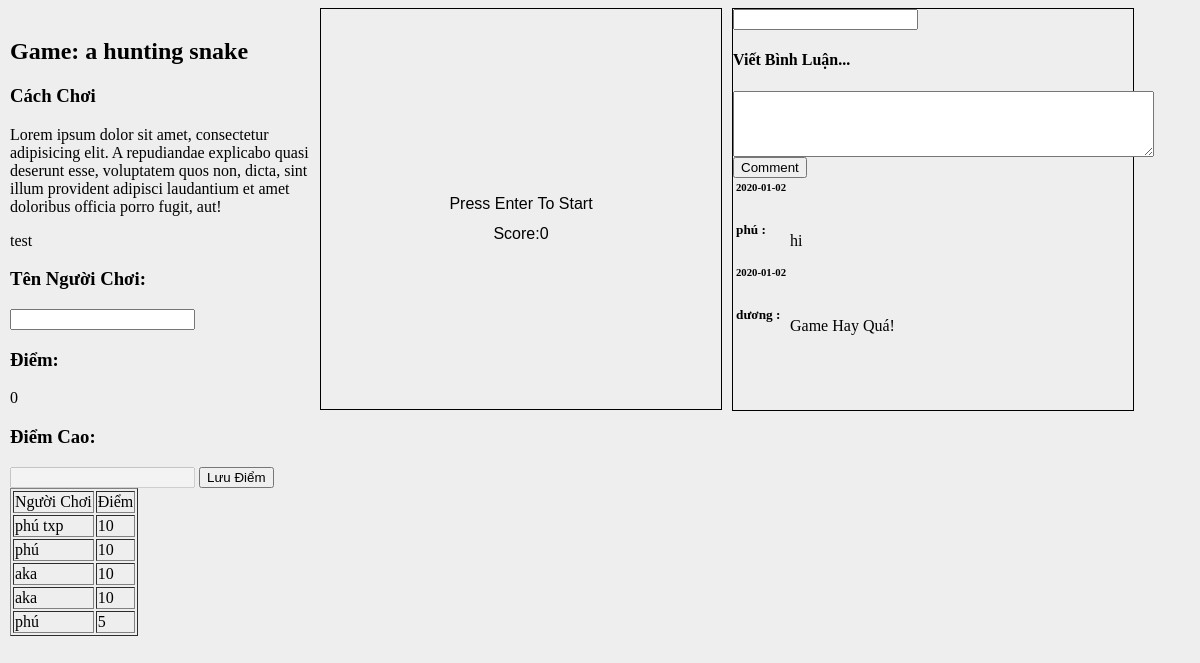
/snake/snake.php, run on the app's committed database.
### tables this page shows
CREATE TABLE `games` (
  `idGame` int(5) NOT NULL,
  `name` varchar(40) NOT NULL,
  `image` varchar(1000) NOT NULL,
  `category` varchar(30) NOT NULL,
  `view` int(9) NOT NULL,
  `play` varchar(3000) NOT NULL,
  `tag` varchar(20) NOT NULL,
  `tagSecond` varchar(20) NOT NULL
);

CREATE TABLE `player` (
  `idPlayer` int(5) NOT NULL,
  `idGame` int(5) NOT NULL,
  `namePlayer` varchar(30) NOT NULL,
  `score` int(10) NOT NULL
);

CREATE TABLE `comment` (
  `namePlayer` varchar(30) NOT NULL,
  `contentCmt` varchar(500) NOT NULL,
  `timeCmt` date NOT NULL,
  `idGame` int(5) NOT NULL
);

### snake/box.php (the view, shortened to what this page needs)
<?php
  $query = mysqli_query($con, "SELECT * FROM games WHERE idGame = 4");
  $row = mysqli_fetch_array($query);
  $id = $row['idGame'];
  ?>
  <h2>Game: <?=$row['name']?></h2>
  <h3>Cách Chơi</h3>
  <p>Lorem ipsum dolor sit amet, consectetur adipisicing elit. A repudiandae explicabo quasi deserunt esse, voluptatem quos non, dicta, sint illum provident adipisci laudantium et amet doloribus officia porro fugit, aut!</p>
    <?php
    $scGame = $_POST['scGame'];
    echo "test".$scGame;
    $name = $_POST['player'];
    ?>
  <form method="POST">
    <h3>Tên Người Chơi:</h3><input type="text" name="player" value="<?php echo $name; ?>">
    <h3>Điểm: </h3><p id="score" name="score">0</p>
    <h3>Điểm Cao: </h3>
    <input type="text" id="scGame" name="scGame" disabled="">
    <button type="submit" name="btnSubmit">Lưu Điểm</button>
    <table border="1">
      <tr>
        <td>Người Chơi</td>
        <td>Điểm</td>
      </tr>
      <?php
      $sql1 = mysqli_query($con, "SELECT * FROM player WHERE idGame = 4 ORDER BY score DESC LIMIT 0,5 ");
      while($row1=mysqli_fetch_array($sql1)){
      ?>
      <tr>
        <td><?=$row1['namePlayer']?></td>
        <td><?=$row1['score']?></td>
      </tr>
      <?php } ?>
    </table>
  </form>

### snake/snake.php (shortened to what this page needs)
<?php include'../connection.php';
error_reporting(0); ?>
<html>
  <head>
  <html lang="en">
    <script type='text/javascript'>
    window.onload = function()
    {
        var game = new Game("canvas");
        game.init();
    }
    </script>
  </head>
  <body>
  <div id="container">
  <div id="box">
  <?php include'box.php'; ?>
  </div>
  <div id="box2">
  <canvas id="canvas" tabindex="0" style="margin:0px; border: 1px solid"> </canvas>
  </div>
  <div id="box3">
  <?php include'box3.php'; ?>
  </div>
  </body>
</html>

### snake/box3.php (shortened to what this page needs)
<form method="POST">
  <input type="text" name="name">
  <h4>Viết Bình Luận...<i class="fa fa-pencil"></i></h4>
    <div class="form-group">
      <textarea class="form-control" rows="4" cols="50" name="content-comment"></textarea>
    </div>
    <div>
      <button class="btn btn-primary" name="comment">Comment</button>
    </div>
    <?php
        $sqlcm = mysqli_query($con,"SELECT * FROM comment WHERE idGame = '".$id."'");
      while ($result = mysqli_fetch_array($sqlcm)) {
    ?>
    <div class="show-comment">
  <table>
    <tr>
      <td><h6><?= $result['timeCmt'] ?></h6></td>
    </tr>
    <tr>
      <td><h5><?= $result['namePlayer'] ?> :  </h5></td>
      <div id="contentCMT"><td><p><?= $result['contentCmt'] ?></p></td></div>
    </tr>
  </table>
    </div>
    <?php } ?>
 </form>

### snake/snake.php (style rules this page uses)
body { width: 1200px; background-color: #EEE; margin-left: auto; margin-right: auto; }
#container { background-color: white; }
#box { padding: 10px; width: 300px; float: left; }
#box2 { float: left; }
#box3 { width: 400px; height: 401px; border: 1px solid black; margin-left: 10px; float: left; }

### data on the page
games: name "a hunting snake"
player: namePlayer "phú txp", score "10"
player: namePlayer "phú", score "10"
player: namePlayer "aka", score "10"
player: namePlayer "aka", score "10"
player: namePlayer "phú", score "5"
comment: timeCmt "2020-01-02", namePlayer "phú", contentCmt "hi"
comment: timeCmt "2020-01-02", namePlayer "dương", contentCmt "Game Hay Quá!"
